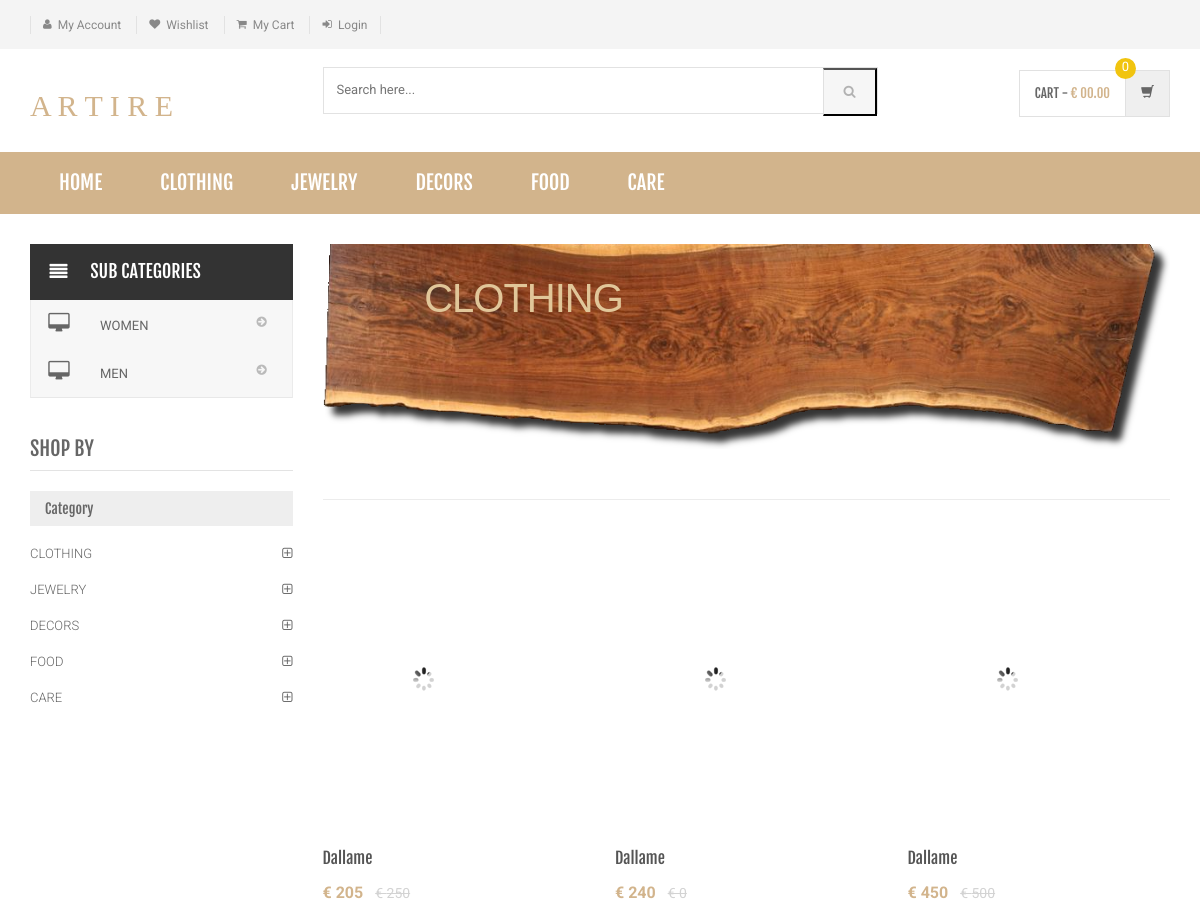
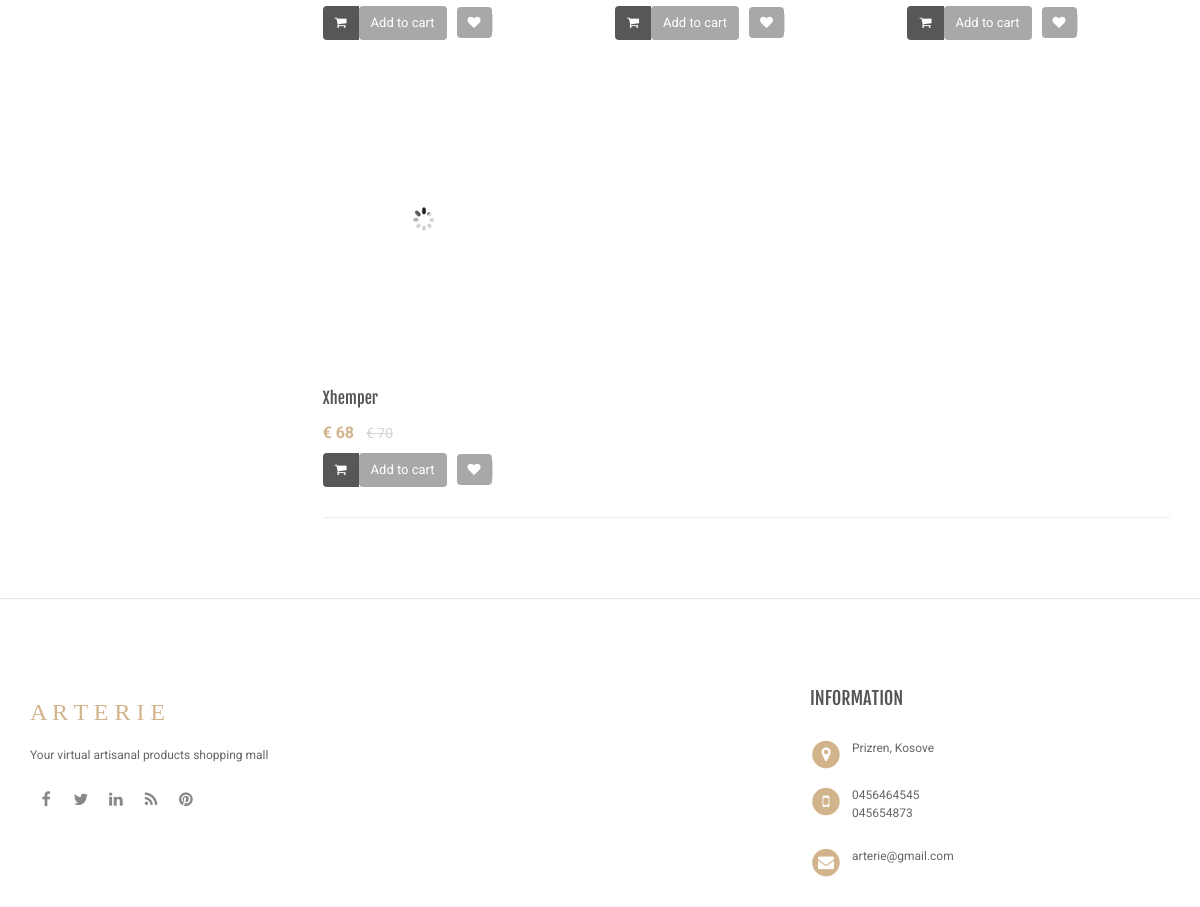
The page /category.php?cid=3 on the database its author committed (2 pictures, top to bottom).
### tables this page shows
CREATE TABLE `category` (
  `id` int(11) NOT NULL,
  `categoryName` varchar(255) DEFAULT NULL,
  `categoryDescription` longtext,
  `creationDate` timestamp NOT NULL DEFAULT CURRENT_TIMESTAMP,
  `updationDate` varchar(255) DEFAULT NULL
);

CREATE TABLE `subcategory` (
  `id` int(11) NOT NULL,
  `categoryid` int(11) DEFAULT NULL,
  `subcategory` varchar(255) DEFAULT NULL,
  `creationDate` timestamp NULL DEFAULT CURRENT_TIMESTAMP,
  `updationDate` varchar(255) DEFAULT NULL
);

CREATE TABLE `products` (
  `id` int(11) NOT NULL,
  `category` int(11) NOT NULL,
  `subCategory` int(11) DEFAULT NULL,
  `productName` varchar(255) DEFAULT NULL,
  `productCompany` varchar(255) DEFAULT NULL,
  `productPrice` int(11) DEFAULT NULL,
  `productPriceBeforeDiscount` int(11) DEFAULT NULL,
  `productDescription` longtext,
  `productImage1` varchar(255) DEFAULT NULL,
  `productImage2` varchar(255) DEFAULT NULL,
  `productImage3` varchar(255) DEFAULT NULL,
  `shippingCharge` int(11) DEFAULT NULL,
  `productAvailability` varchar(255) DEFAULT NULL,
  `postingDate` timestamp NULL DEFAULT CURRENT_TIMESTAMP,
  `updationDate` varchar(255) DEFAULT NULL,
  `seller_id` int(11) DEFAULT NULL
);

### category.php (the view, shortened to what this page needs)
<?php
include('includes/config.php');
$cid=intval($_GET['cid']);
?>
<!DOCTYPE html>
<html lang="en">
	<head>
	    <link rel="stylesheet" href="assets/css/bootstrap.min.css">
	    <link rel="stylesheet" href="assets/css/main.css">
	    <link rel="stylesheet" href="assets/css/green.css">
	    <link rel="stylesheet" href="assets/css/owl.carousel.css">
		<link rel="stylesheet" href="assets/css/owl.transitions.css">
		<link href="assets/css/lightbox.css" rel="stylesheet">
		<link rel="stylesheet" href="assets/css/animate.min.css">
		<link rel="stylesheet" href="assets/css/rateit.css">
		<link rel="stylesheet" href="assets/css/bootstrap-select.min.css">
		<link rel="stylesheet" href="assets/css/config.css">
		<link href="assets/css/green.css" rel="alternate stylesheet" title="Green color">
		<link href="assets/css/blue.css" rel="alternate stylesheet" title="Blue color">
		<link href="assets/css/red.css" rel="alternate stylesheet" title="Red color">
		<link href="assets/css/orange.css" rel="alternate stylesheet" title="Orange color">
		<link href="assets/css/dark-green.css" rel="alternate stylesheet" title="Darkgreen color">
		<link rel="stylesheet" href="assets/css/font-awesome.min.css">
	</head>
    <body class="cnt-home">
<header class="header-style-1">
<?php include('includes/top-header.php');?>
<?php include('includes/main-header.php');?>
<?php include('includes/menu-bar.php');?>
</header>
<div class="body-content outer-top-xs">
	<div class='container'>
		<div class='row outer-bottom-sm'>
			<div class='col-md-3 sidebar'>
<div class="side-menu animate-dropdown outer-bottom-xs">
<div class="side-menu animate-dropdown outer-bottom-xs">
    <div class="head"><i class="icon fa fa-align-justify fa-fw"></i>Sub Categories</div>
    <nav class="yamm megamenu-horizontal" role="navigation">
        <ul class="nav">
            <li class="dropdown menu-item">
              <?php $sql=mysqli_query($con,"select id,subcategory  from subcategory where categoryid='$cid'");
while($row=mysqli_fetch_array($sql))
{
    ?>
                <a href="sub-category.php?scid=<?php echo $row['id'];?>" class="dropdown-toggle"><i class="icon fa fa-desktop fa-fw"></i>
                <?php echo $row['subcategory'];?></a>
                <?php }?>
</li>
</ul>
    </nav>
</div>
</div>
	            <div class="sidebar-module-container">
	            	<h3 class="section-title">shop by</h3>
	            	<div class="sidebar-filter">
<div class="sidebar-widget wow fadeInUp outer-bottom-xs ">
	<div class="widget-header m-t-20">
		<h4 class="widget-title">Category</h4>
	</div>
	<div class="sidebar-widget-body m-t-10">
	         <?php $sql=mysqli_query($con,"select id,categoryName  from category");
while($row=mysqli_fetch_array($sql))
{
    ?>
		<div class="accordion">
	    	<div class="accordion-group">
	            <div class="accordion-heading">
	                <a href="category.php?cid=<?php echo $row['id'];?>"  class="accordion-toggle collapsed">
	                   <?php echo $row['categoryName'];?>
	                </a>
	            </div>
	        </div>
	    </div>
	    <?php } ?>
	</div>
</div>
	            	</div>
	            </div>
            </div>
			<div class='col-md-9'>
	<div id="category" class="category-carousel hidden-xs">
		<div class="item">
			<div class="image">
				<img src="assets/images/banners/cat-banner-1.png" alt="" class="img-responsive">
			</div>
			<div class="container-fluid">
				<div class="caption vertical-top text-left">
					       <?php $sql=mysqli_query($con,"select categoryName  from category where id='$cid'");
while($row=mysqli_fetch_array($sql))
{
    ?>
					<div class="excerpt hidden-sm hidden-md" style="color:#e1c699; font-family:arial;">
						<?php echo htmlentities($row['categoryName']);?>
					</div>
			<?php } ?>
				</div>
			</div>
		</div>
</div>
				<div class="search-result-container">
					<div id="myTabContent" class="tab-content">
						<div class="tab-pane active " id="grid-container">
							<div class="category-product  inner-top-vs">
								<div class="row">
			<?php
$ret=mysqli_query($con,"select * from products where category='$cid'");
$num=mysqli_num_rows($ret);
if($num>0)
{
while ($row=mysqli_fetch_array($ret))
{?>
		<div class="col-sm-6 col-md-4 wow fadeInUp">
			<div class="products">
	<div class="product">
		<div class="product-image">
			<div class="image">
				<a href="product-details.php?pid=<?php echo htmlentities($row['id']);?>"><img  src="assets/images/blank.gif" data-echo="admin/productimages/<?php echo htmlentities($row['id']);?>/<?php echo htmlentities($row['productImage1']);?>" alt="" width="200" height="300"></a>
			</div>
		</div>
		<div class="product-info text-left">
			<h3 class="name"><a href="product-details.php?pid=<?php echo htmlentities($row['id']);?>"><?php echo htmlentities($row['productName']);?></a></h3>
			<div class="product-price">
				<span class="price">
					€ <?php echo htmlentities($row['productPrice']);?>			</span>
										     <span class="price-before-discount">€ <?php echo htmlentities($row['productPriceBeforeDiscount']);?></span>
			</div>
		</div>
					<div class="cart clearfix animate-effect">
				<div class="action">
					<ul class="list-unstyled">
						<li class="add-cart-button btn-group">
								<?php if($row['productAvailability']=='In Stock'){?>
										<button class="btn btn-primary icon" data-toggle="dropdown" type="button">
								<i class="fa fa-shopping-cart"></i>
							</button>
							<a href="category.php?page=product&action=add&id=<?php echo $row['id']; ?>">
							<button class="btn btn-primary" type="button">Add to cart</button></a>
								<?php } else {?>
							<div class="action" style="color:red">Out of Stock</div>
					<?php } ?>
						</li>
		                <li class="lnk wishlist">
							<a class="add-to-cart" href="category.php?pid=<?php echo htmlentities($row['id'])?>&&action=wishlist" title="Wishlist">
								 <i class="icon fa fa-heart"></i>
							</a>
						</li>
					</ul>
				</div>
			</div>
			</div>
			</div>
		</div>
	  <?php } } else {?>
		<div class="col-sm-6 col-md-4 wow fadeInUp"> <h3>No Product Found</h3>
		</div>
<?php } ?>
										</div>
							</div>
						</div>
				</div>
			</div>
		</div></div>
</div>
</div>
<?php include('includes/footer.php');?>
</body>
</html>

### includes/menu-bar.php (shortened to what this page needs)
<div class="header-nav animate-dropdown">
    <div class="container">
        <div class="yamm navbar navbar-default" role="navigation">
            <div class="nav-bg-class">
                <div class="navbar-collapse collapse" id="mc-horizontal-menu-collapse">
	<div class="nav-outer">
		<ul class="nav navbar-nav">
			<li class="active dropdown yamm-fw">
				<a href="index.php" data-hover="dropdown" class="dropdown-toggle">Home</a>
			</li>
              <?php $sql=mysqli_query($con,"select id,categoryName  from category limit 6");
while($row=mysqli_fetch_array($sql))
{
    ?>
			<li class="dropdown yamm">
				<a href="category.php?cid=<?php echo $row['id'];?>"> <?php echo $row['categoryName'];?></a>
			</li>
			<?php } ?>
		</ul>
		<div class="clearfix"></div>
	</div>
</div>
            </div>
        </div>
    </div>
</div>

### assets/css/green.css (style rules this page uses)
a { color: tan; }
.header-style-1 .header-nav { background: tan; }
.cnt-home .header-style-1 .header-nav .navbar .navbar-nav > li.active { background: tan; }
.product .product-info .product-price .price { color: tan; }
.sidebar .sidebar-module-container .sidebar-widget .sidebar-widget-body .accordion .accordion-group .accordion-heading .accordion-toggle, .sidebar .sidebar-module-container .sidebar-widget .sidebar-widget-body .accordion .accordion-group .accordion-heading .accordion-toggle:hover, .sidebar .sidebar-module-container .sidebar-widget .sidebar-widget-body .accordion .accordion-group .accordion-heading .accordion-toggle:focus, .sidebar .sidebar-module-container .sidebar-widget .sidebar-widget-body .accordion .accordion-group .accordion-heading .accordion-toggle:after { color: tan; }

### assets/css/lightbox.css (style rules this page uses)
body:after { content: url(../images/close.png) url(../images/loading.gif) url(../images/prev.png) url(../images/next.png); display: none; }

### assets/css/blue.css (style rules this page uses)
a { color: #3498db; }
.header-style-1 .header-nav { background: #3498db; }
.cnt-home .header-style-1 .header-nav .navbar .navbar-nav > li.active { background: #1d6ca1; }
.product .product-info .product-price .price { color: #3498db; }
.sidebar .sidebar-module-container .sidebar-widget .sidebar-widget-body .accordion .accordion-group .accordion-heading .accordion-toggle, .sidebar .sidebar-module-container .sidebar-widget .sidebar-widget-body .accordion .accordion-group .accordion-heading .accordion-toggle:hover, .sidebar .sidebar-module-container .sidebar-widget .sidebar-widget-body .accordion .accordion-group .accordion-heading .accordion-toggle:focus, .sidebar .sidebar-module-container .sidebar-widget .sidebar-widget-body .accordion .accordion-group .accordion-heading .accordion-toggle:after { color: #3498db; }

### assets/css/red.css (style rules this page uses)
a { color: #ff6c6c; }
.header-style-1 .header-nav { background: #ff6c6c; }
.cnt-home .header-style-1 .header-nav .navbar .navbar-nav > li.active { background: #ff1a1a; }
.product .product-info .product-price .price { color: #ff6c6c; }
.sidebar .sidebar-module-container .sidebar-widget .sidebar-widget-body .accordion .accordion-group .accordion-heading .accordion-toggle, .sidebar .sidebar-module-container .sidebar-widget .sidebar-widget-body .accordion .accordion-group .accordion-heading .accordion-toggle:hover, .sidebar .sidebar-module-container .sidebar-widget .sidebar-widget-body .accordion .accordion-group .accordion-heading .accordion-toggle:focus, .sidebar .sidebar-module-container .sidebar-widget .sidebar-widget-body .accordion .accordion-group .accordion-heading .accordion-toggle:after { color: #ff6c6c; }

### assets/css/orange.css (style rules this page uses)
a { color: #f39c12; }
.header-style-1 .header-nav { background: #f39c12; }
.cnt-home .header-style-1 .header-nav .navbar .navbar-nav > li.active { background: #ab6c09; }
.product .product-info .product-price .price { color: #f39c12; }
.sidebar .sidebar-module-container .sidebar-widget .sidebar-widget-body .accordion .accordion-group .accordion-heading .accordion-toggle, .sidebar .sidebar-module-container .sidebar-widget .sidebar-widget-body .accordion .accordion-group .accordion-heading .accordion-toggle:hover, .sidebar .sidebar-module-container .sidebar-widget .sidebar-widget-body .accordion .accordion-group .accordion-heading .accordion-toggle:focus, .sidebar .sidebar-module-container .sidebar-widget .sidebar-widget-body .accordion .accordion-group .accordion-heading .accordion-toggle:after { color: #f39c12; }

### assets/css/dark-green.css (style rules this page uses)
a { color: #12cca7; }
.header-style-1 .header-nav { background: #12cca7; }
.cnt-home .header-style-1 .header-nav .navbar .navbar-nav > li.active { background: #0b816a; }
.product .product-info .product-price .price { color: #12cca7; }
.sidebar .sidebar-module-container .sidebar-widget .sidebar-widget-body .accordion .accordion-group .accordion-heading .accordion-toggle, .sidebar .sidebar-module-container .sidebar-widget .sidebar-widget-body .accordion .accordion-group .accordion-heading .accordion-toggle:hover, .sidebar .sidebar-module-container .sidebar-widget .sidebar-widget-body .accordion .accordion-group .accordion-heading .accordion-toggle:focus, .sidebar .sidebar-module-container .sidebar-widget .sidebar-widget-body .accordion .accordion-group .accordion-heading .accordion-toggle:after { color: #12cca7; }

### rows shown on the page
category: categoryName "CLOTHING"
category: categoryName "JEWELRY"
category: categoryName "DECORS"
category: categoryName "FOOD"
category: categoryName "CARE"
subcategory: subcategory "WOMEN"
subcategory: subcategory "MEN"
products: productName "Dallame", productPrice "205", productPriceBeforeDiscount "250"
products: productName "Dallame", productPrice "240", productPriceBeforeDiscount "0"
products: productName "Dallame", productPrice "450", productPriceBeforeDiscount "500"
products: productName "Xhemper", productPrice "68", productPriceBeforeDiscount "70"
